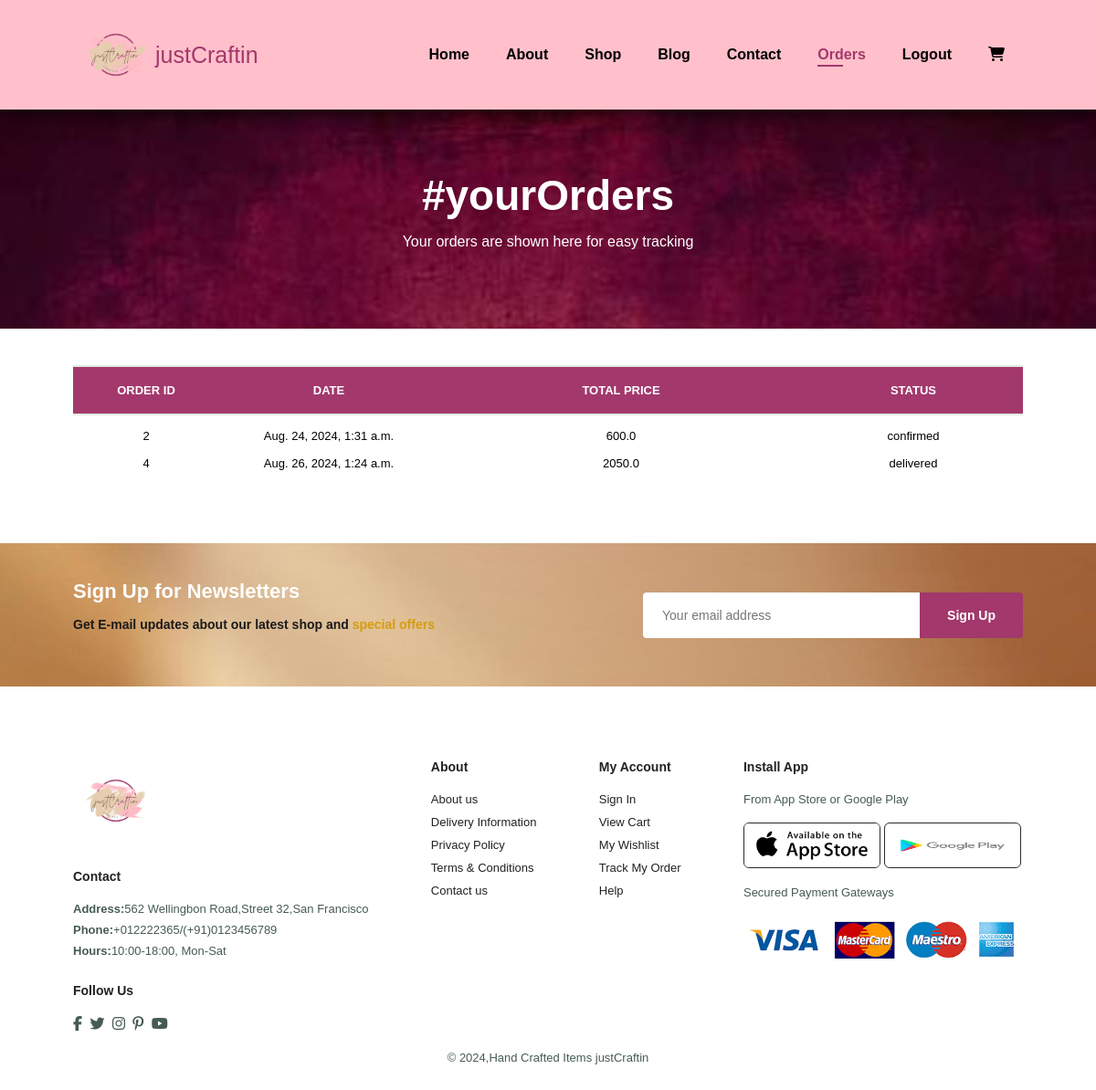
/orders/orders (signed in), run on the app's committed database.
### orders/models.py (models this page shows, shortened)
class CartOrder(models.Model):
    LIVE=1
    DELETE=0
    DELETE_CHOICES=((LIVE,'live'),(DELETE,'delete'))
    CART_STAGE=0
    ORDER_CONFIRMED=1
    ORDER_PROCESSED=2
    ORDER_DELIVERED=3
    ORDER_REJECED=4
    STATUS_CHOICE=((ORDER_CONFIRMED,'ORDER_CONFIRMED'),(ORDER_PROCESSED,'ORDER_PROCESSED'),(ORDER_DELIVERED,'ORDER_DELIVERED'),(ORDER_REJECED,'ORDER_REJECED'))
    order_status=models.IntegerField(choices=STATUS_CHOICE,default=CART_STAGE)
    total_price=models.FloatField(default=0)
    owner=models.ForeignKey(Customer,on_delete=models.SET_NULL,null=True,related_name='orders')
    delete_status=models.IntegerField(choices=DELETE_CHOICES,default=LIVE)
    created_at=models.DateTimeField(auto_now_add=True)
    updated_at=models.DateTimeField(auto_now=True)

### orders/views.py (the view)
# urls.py: path('orders',views.show_orders,name='orders'),
@login_required(login_url='account')
def show_orders(request):
    user=request.user
    customer=user.customer_profile
    all_orders=CartOrder.objects.filter(owner=customer).exclude(order_status=CartOrder.CART_STAGE)
    context={'orders':all_orders}
    return render(request,'orders.html',context)

### orders/templatetags/get_status.py (called while the page is built)
@register.simple_tag(name='get_status')
def get_status(status):
    status=status-1
    status_array=['confirmed','processed','delivered','rejected']
    return status_array[status]

### templates/orders.html
{% extends 'blank_layout.html' %}
{% load static %}
{% block content %}
{% include 'order_container.html' %}
{% endblock content %}

### templates/order_container.html
{% load get_status %}
<section id="page-header" class="about-header">
    <h2>#yourOrders</h2>
    <p>Your orders are shown here for easy tracking</p>
</section>
<section id="cart" class="section-p1">
   {% if orders %}
    <table width="100%">
        <thead>
            <tr>
                <td>Order ID</td>
                <td>Date</td>
                <td>Total Price</td>
                <td>Status</td>
            </tr>
        </thead>
        <tbody>
            {% for order in orders %}
            <tr>
                <td>{{ order.id }}</td>
                <td>{{ order.created_at }}</td>
                <td>{{ order.total_price }}</td>
                <td>{% get_status order.order_status %}</td>
            </tr>
           {% endfor %}
        </tbody>
    </table>
    {% else %}
    <p>No orders</p>
    {% endif %}
</section>

### static/css/style.css (style rules this page uses)
* { margin: 0; padding: 0; box-sizing: border-box; font-family: 'Spartan',sans-serif; }
h2 { font-size: 46px; line-height: 54px; color: #222; }
p { font-size: 16px; color: #465b52; margin: 15px 0 20px 0; }
.section-p1 { padding: 40px 80px; }
body { width: 100%; }
#page-header.about-header { background-image: url('../images/banner/b10.jpg'); }
#page-header { background-image: url('../images/banner/b8.jfif'); width: 100%; height: 30vh; background-size: cover; display: flex; justify-content: center; text-align: center; flex-direction: column; padding: 40px; }
#page-header h2, #page-header p { color: white; }
#cart { overflow-x: auto; }
#cart table { width: 100%; border-collapse: collapse; table-layout: fixed; white-space: nowrap; }
#cart table td:nth-child(1) { width: 100px; text-align: center; }
#cart table td:nth-child(2) { width: 150px; text-align: center; }
#cart table td:nth-child(3) { width: 250px; text-align: center; }
#cart table td:nth-child(4),#cart table td:nth-child(5),#cart table td:nth-child(6) { width: 150px; text-align: center; }
#cart table thead { border: 2px solid #e2e9e1; border-left: none; border-right: none; background-color:#a3386c; color: white; }
#cart table thead td { font-weight: 700; text-transform: uppercase; font-size: 13px; padding: 18px 0; }
#cart table tbody tr td { padding-top: 15px; }
#cart table tbody td { font-size: 13px; }

### data on the page
CartOrder: id "2", created_at "Aug. 24, 2024, 1:31 a.m.", total_price "600.0", order_status "confirmed"
CartOrder: id "4", created_at "Aug. 26, 2024, 1:24 a.m.", total_price "2050.0", order_status "delivered"
